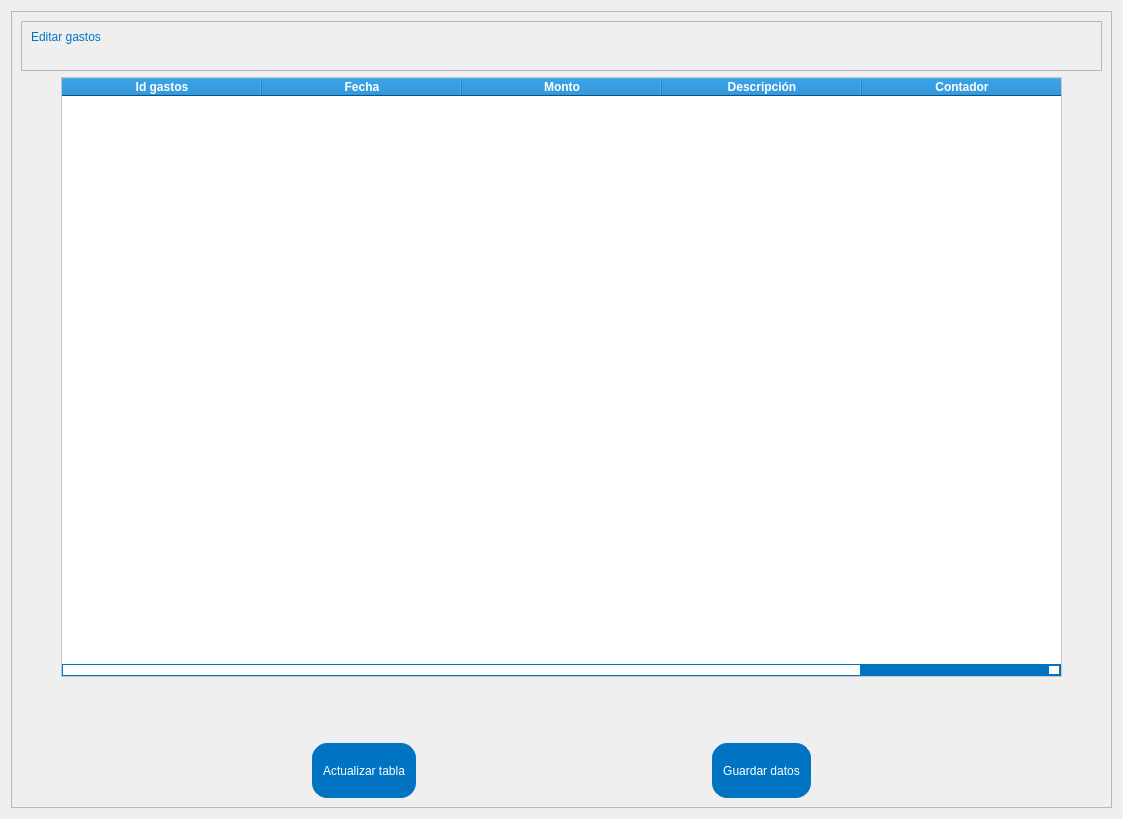
               <widget class="QWidget" name="pagina_editar_gastos">
                <layout class="QVBoxLayout" name="verticalLayout_10">
                 <item>
                  <widget class="QFrame" name="frame_4">
                   <property name="frameShape">
                    <enum>QFrame::StyledPanel</enum>
                   </property>
                   <property name="frameShadow">
                    <enum>QFrame::Raised</enum>
                   </property>
                   <layout class="QVBoxLayout" name="verticalLayout_22">
                    <item>
                     <widget class="QFrame" name="frame_6">
                      <property name="minimumSize">
                       <size>
                        <width>50</width>
                        <height>50</height>
                       </size>
                      </property>
                      <property name="maximumSize">
                       <size>
                        <width>16777215</width>
                        <height>50</height>
                       </size>
                      </property>
                      <property name="frameShape">
                       <enum>QFrame::StyledPanel</enum>
                      </property>
                      <property name="frameShadow">
                       <enum>QFrame::Raised</enum>
                      </property>
                      <widget class="QLabel" name="label_21">
                       <property name="geometry">
                        <rect>
                         <x>10</x>
                         <y>-20</y>
                         <width>500</width>
                         <height>71</height>
                        </rect>
                       </property>
                       <property name="minimumSize">
                        <size>
                         <width>500</width>
                         <height>0</height>
                        </size>
                       </property>
                       <property name="maximumSize">
                        <size>
                         <width>500</width>
                         <height>16777215</height>
                        </size>
                       </property>
                       <property name="styleSheet">
                        <string notr="true">font: 75 30pt &quot;Segoe UI&quot;;

color: #0074c3;
</string>
                       </property>
                       <property name="text">
                        <string>Editar gastos</string>
                       </property>
                       <property name="alignment">
                        <set>Qt::AlignLeading|Qt::AlignLeft|Qt::AlignVCenter</set>
                       </property>
                      </widget>
                     </widget>
                    </item>
                    <item>
                     <layout class="QVBoxLayout" name="verticalLayout_12">
                      <item>
                       <layout class="QHBoxLayout" name="horizontalLayout_9">
                        <item>
                         <spacer name="horizontalSpacer_3">
                          <property name="orientation">
                           <enum>Qt::Horizontal</enum>
                          </property>
                          <property name="sizeHint" stdset="0">
                           <size>
                            <width>40</width>
                            <height>20</height>
                           </size>
                          </property>
                         </spacer>
                        </item>
                        <item>
                         <widget class="QTableWidget" name="tabla_editar_gastos">
                          <property name="minimumSize">
                           <size>
                            <width>1001</width>
                            <height>600</height>
                           </size>
                          </property>
                          <property name="maximumSize">
                           <size>
                            <width>1001</width>
                            <height>600</height>
                           </size>
                          </property>
                          <property name="cursor" stdset="0">
                           <cursorShape>PointingHandCursor</cursorShape>
                          </property>
                          <property name="styleSheet">
                           <string notr="true">QTableWidget {
    background-color: rgb(255, 255, 255);
    font: 10pt &quot;Segoe UI&quot;;
}

QHeaderView::section {
    background-color: #0074c3;
    color: rgb(255, 255, 255);
}

QTableWidget QTableCornerButton::section {
    background-color: #0074c3;
}

QTableWidget::item:focus {
    background-color: rgb(227, 227, 227);
    color: rgb(0, 0, 0);
}

QTableWidget QLineEdit {
    color: rgb(255, 255, 255);
}

QScrollBar:vertical {
    border: 1px solid #0074c3;
    background: #0074c3;       /* Cambiado a azul */
    width: 12px;
}

QScrollBar::handle:vertical {
    background: #ffffff;        /* Color del &quot;mango&quot; de la barra de desplazamiento vertical */
}

QScrollBar::add-line:vertical,
QScrollBar::sub-line:vertical {
    border: 2px solid #0074c3;
    color: rgb(0, 0, 0);       /* Color de las flechas de la barra de desplazamiento vertical */
    background: #ffffff;
}

QScrollBar:horizontal {
    border: 1px solid #0074c3;
    background: #0074c3;        /* Cambiado a azul */
    height: 12px;
}

QScrollBar::handle:horizontal {
    background: #ffffff;        /* Color del &quot;mango&quot; de la barra de desplazamiento horizontal */
}

QScrollBar::add-line:horizontal,
QScrollBar::sub-line:horizontal {
    border: 2px solid #0074c3;
    color: rgb(0, 0, 0);       /* Color de las flechas de la barra de desplazamiento horizontal */
    background: #ffffff;
}
</string>
                          </property>
                          <attribute name="horizontalHeaderDefaultSectionSize">
                           <number>200</number>
                          </attribute>
                          <column>
                           <property name="text">
                            <string>Id gastos</string>
                           </property>
                           <property name="font">
                            <font>
                             <weight>75</weight>
                             <bold>true</bold>
                            </font>
                           </property>
                          </column>
                          <column>
                           <property name="text">
                            <string>Fecha</string>
                           </property>
                           <property name="font">
                            <font>
                             <weight>75</weight>
                             <bold>true</bold>
                            </font>
                           </property>
                          </column>
                          <column>
                           <property name="text">
                            <string>Monto</string>
                           </property>
                           <property name="font">
                            <font>
                             <weight>75</weight>
                             <bold>true</bold>
                            </font>
                           </property>
                          </column>
                          <column>
                           <property name="text">
                            <string>Descripción</string>
                           </property>
                           <property name="font">
                            <font>
                             <weight>75</weight>
                             <bold>true</bold>
                            </font>
                           </property>
                          </column>
                          <column>
                           <property name="text">
                            <string>Contador</string>
                           </property>
                           <property name="font">
                            <font>
                             <weight>75</weight>
                             <bold>true</bold>
                            </font>
                           </property>
                          </column>
                         </widget>
                        </item>
                        <item>
                         <spacer name="horizontalSpacer_4">
                          <property name="orientation">
                           <enum>Qt::Horizontal</enum>
                          </property>
                          <property name="sizeHint" stdset="0">
                           <size>
                            <width>40</width>
                            <height>20</height>
                           </size>
                          </property>
                         </spacer>
                        </item>
                       </layout>
                      </item>
                      <item>
                       <layout class="QVBoxLayout" name="verticalLayout_11">
                        <item>
                         <spacer name="verticalSpacer_6">
                          <property name="orientation">
                           <enum>Qt::Vertical</enum>
                          </property>
                          <property name="sizeHint" stdset="0">
                           <size>
                            <width>20</width>
                            <height>40</height>
                           </size>
                          </property>
                         </spacer>
                        </item>
                        <item>
                         <layout class="QHBoxLayout" name="horizontalLayout_13">
                          <property name="topMargin">
                           <number>20</number>
                          </property>
                          <item>
                           <spacer name="horizontalSpacer_19">
                            <property name="orientation">
                             <enum>Qt::Horizontal</enum>
                            </property>
                            <property name="sizeHint" stdset="0">
                             <size>
                              <width>40</width>
                              <height>20</height>
                             </size>
                            </property>
                           </spacer>
                          </item>
                          <item>
                           <widget class="QPushButton" name="bt_actualizar_gastos">
                            <property name="minimumSize">
                             <size>
                              <width>0</width>
                              <height>55</height>
                             </size>
                            </property>
                            <property name="maximumSize">
                             <size>
                              <width>16777215</width>
                              <height>55</height>
                             </size>
                            </property>
                            <property name="cursor">
                             <cursorShape>PointingHandCursor</cursorShape>
                            </property>
                            <property name="styleSheet">
                             <string notr="true">QPushButton {
    background-color: #0074c3;  /* Color de fondo */
    color: rgb(255, 255, 255);
    border: 1px solid #0074c3;  /* Borde del botón */
    padding: 5px 10px;  /* Relleno interno */
    border-radius: 15px;  /* Bordes redondeados */
	font: 14pt &quot;Segoe UI&quot;;
}

QPushButton:hover{
  font: 14pt &quot;Segoe UI&quot;;
  background-color: #0063a5; 
}</string>
                            </property>
                            <property name="text">
                             <string>Actualizar tabla</string>
                            </property>
                            <property name="iconSize">
                             <size>
                              <width>45</width>
                              <height>45</height>
                             </size>
                            </property>
                           </widget>
                          </item>
                          <item>
                           <spacer name="horizontalSpacer_24">
                            <property name="orientation">
                             <enum>Qt::Horizontal</enum>
                            </property>
                            <property name="sizeHint" stdset="0">
                             <size>
                              <width>40</width>
                              <height>20</height>
                             </size>
                            </property>
                           </spacer>
                          </item>
                          <item>
                           <widget class="QPushButton" name="bt_guardar_gastos">
                            <property name="minimumSize">
                             <size>
                              <width>0</width>
                              <height>55</height>
                             </size>
                            </property>
                            <property name="maximumSize">
                             <size>
                              <width>16777215</width>
                              <height>55</height>
                             </size>
                            </property>
                            <property name="cursor">
                             <cursorShape>PointingHandCursor</cursorShape>
                            </property>
                            <property name="styleSheet">
                             <string notr="true">QPushButton {
    background-color: #0074c3;  /* Color de fondo */
    color: rgb(255, 255, 255);
    border: 1px solid #0074c3;  /* Borde del botón */
    padding: 5px 10px;  /* Relleno interno */
    border-radius: 15px;  /* Bordes redondeados */
	font: 14pt &quot;Segoe UI&quot;;
}

QPushButton:hover{
  font: 14pt &quot;Segoe UI&quot;;
  background-color: #0063a5; 
}</string>
                            </property>
                            <property name="text">
                             <string>Guardar datos</string>
                            </property>
                            <property name="iconSize">
                             <size>
                              <width>45</width>
                              <height>45</height>
                             </size>
                            </property>
                           </widget>
                          </item>
                          <item>
                           <spacer name="horizontalSpacer_21">
                            <property name="orientation">
                             <enum>Qt::Horizontal</enum>
                            </property>
                            <property name="sizeHint" stdset="0">
                             <size>
                              <width>40</width>
                              <height>20</height>
                             </size>
                            </property>
                           </spacer>
                          </item>
                         </layout>
                        </item>
                       </layout>
                      </item>
                     </layout>
                    </item>
                   </layout>
                  </widget>
                 </item>
                </layout>
               </widget>
